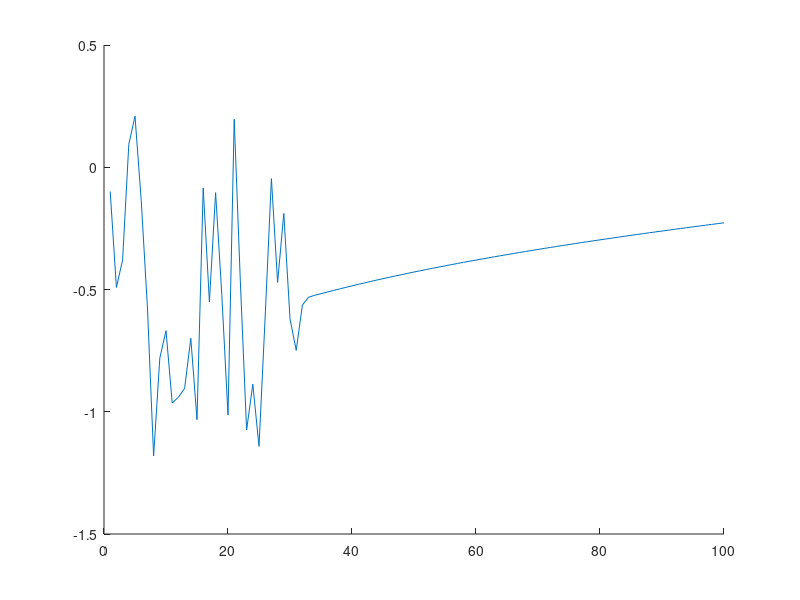

MATLAB code for this plot: (Note: this script raises an error after producing the figure.)
clear all;
close all;
% rng(0);
for outer=1:1
hold on;
npoints = 15;

focal = [512 ; 512];
principle = [256 ; 256];
skew = 0;
K = [focal(1) skew principle(1) ; 0 focal(2) principle(2) ; 0 0 1];

C1 = K * [1 0 0 0; 0 1 0 0; 0 0 1 0]; % Trivial extrinsics.
C2Rod = [0 30 0] .* pi ./ 180;
C2R = expm([0 -C2Rod(3) C2Rod(2); C2Rod(3) 0 -C2Rod(1); -C2Rod(2) C2Rod(1) 0]);
C2t = [1 0 0]';
C2t = C2t ./ norm(C2t);
C2 = K * [C2R' -C2R'*C2t];

trueE = ([0 -C2t(3) C2t(2); C2t(3) 0 -C2t(1); -C2t(2) C2t(1) 0] * C2R)';

worldPoints = zeros(4,npoints);
for i=1:npoints
    worldPoints(1:2,i) = rand(2,1) - 0.5;
    worldPoints(3,i) = rand() + 3;
    worldPoints(4,i) = 1;
end

points1 = C1*worldPoints;
points1(1,:) = points1(1,:) ./ points1(3,:);
points1(2,:) = points1(2,:) ./ points1(3,:);
points1(3,:) = ones(1,npoints);

wpoints2 = worldPoints;
for i=1:npoints
    wpoints2(:,i) = wpoints2(:,i) - [C2t; 0];
    wpoints2(:,i) = [[C2R' [0;0;0]]; 0 0 0 1] * wpoints2(:,i);
end

points2 = C1 * wpoints2; %hrmmm
points2(1,:) = points2(1,:) ./ points2(3,:);
points2(2,:) = points2(2,:) ./ points2(3,:);
points2(3,:) = ones(1,npoints);
   
Q1 = points1;
Q2 = points2;
for i=1:npoints
    Q1(1,i) = (Q1(1,i) - principle(1)) ./ focal(1);
    Q1(2,i) = (Q1(2,i) - principle(2)) ./ focal(2);
    Q2(1,i) = (Q2(1,i) - principle(1)) ./ focal(1);
    Q2(2,i) = (Q2(2,i) - principle(2)) ./ focal(2);
end
key = randsample(npoints, 5, false);
q1 = zeros(3,5);
q2 = zeros(3,5);
for i=1:5
    q1(:,i) = Q2(:,key(i));
    q2(:,i) = Q1(:,key(i));
end

% figure; plot(q1(1,:), q1(2,:));
% figure; plot(q2(1,:), q2(2,:));

% uh1 = q1;
% uh2 = q2;
% for i=1:npoints
%     uh1(:,i) = uh1(:,i) ./ norm(uh1(:,i));
%     uh2(:,i) = uh2(:,i) ./ norm(uh2(:,i));    
% end

G1 = [0  0 0; 0 0 -1;  0 1 0];
G2 = [0  0 1; 0 0  0; -1 0 0];
G3 = [0 -1 0; 1 0  0;  0 0 0];
P = [1 0 0; 0 1 0];
a = [0 pi/6 0 0 pi/2]';
a(1:3) = sph2cart(2*pi*rand(), asin(2*rand()-1), pi*rand().^(1/3));
[a(4:5) ~] = sph2cart(2*pi*rand(), asin(2*rand()-1), 1);

N = 100;
rn = zeros(1,N);
r = zeros(5,1);
J = zeros(5,5);
tdef = [0;0;1];
for n=1:N
    R = expm(a(1)*G1 + a(2)*G2 + a(3)*G3);
    Rt = expm(a(4)*G1 + a(5)*G2);
    th = Rt*tdef;
    thx = [0 -th(3) th(2); th(3) 0 -th(1); -th(2) th(1) 0];
    E = thx*R;
    
    for i=1:5
        r(i) = q2(:,i)'*E*q1(:,i);
    end
    rn(n) = norm(r);
    
    % residuals...
    tmp = P*E*q1;
    g1 = 1 ./ sqrt(tmp(1,:).^2 + tmp(2,:).^2)';
    tmp = P*E'*q2;
    g2 = 1 ./ sqrt(tmp(1,:).^2 + tmp(2,:).^2)';
    
    Rq1 = R*q1;
    q2thx = q2'*thx;
    for i=1:5
        J(i,1) = q2thx(i,:) * G1 * Rq1(:,i);
        J(i,2) = q2thx(i,:) * G2 * Rq1(:,i);
        J(i,3) = q2thx(i,:) * G3 * Rq1(:,i);

        tmp = Rt * G1 * tdef;
        J(i,4) = q2(:,i)' * [0 -tmp(3) tmp(2); tmp(3) 0 -tmp(1); -tmp(2) tmp(1) 0] * Rq1(:,i);
        tmp = Rt * G2 * tdef;
        J(i,5) = q2(:,i)' * [0 -tmp(3) tmp(2); tmp(3) 0 -tmp(1); -tmp(2) tmp(1) 0] * Rq1(:,i);
    end
    
    a = a - J \ r;
end
plot(log10(rn));
drawnow;
end
hold off;

disp(a' .* 180 ./ pi);
disp(g1');
disp(g2');
% 
% 
% for i=1:1000
% hold on;
% [x,y,z] = sph2cart(2*pi*rand(), asin(2*rand()-1), rand().^(1/3));
% plot3(x,y,z,'.');
% drawnow;
% end

allr = zeros(1,npoints);
for i=1:npoints
    allr(i) = Q2(:,i)'*E*Q1(:,i);
end
figure; histogram(allr);